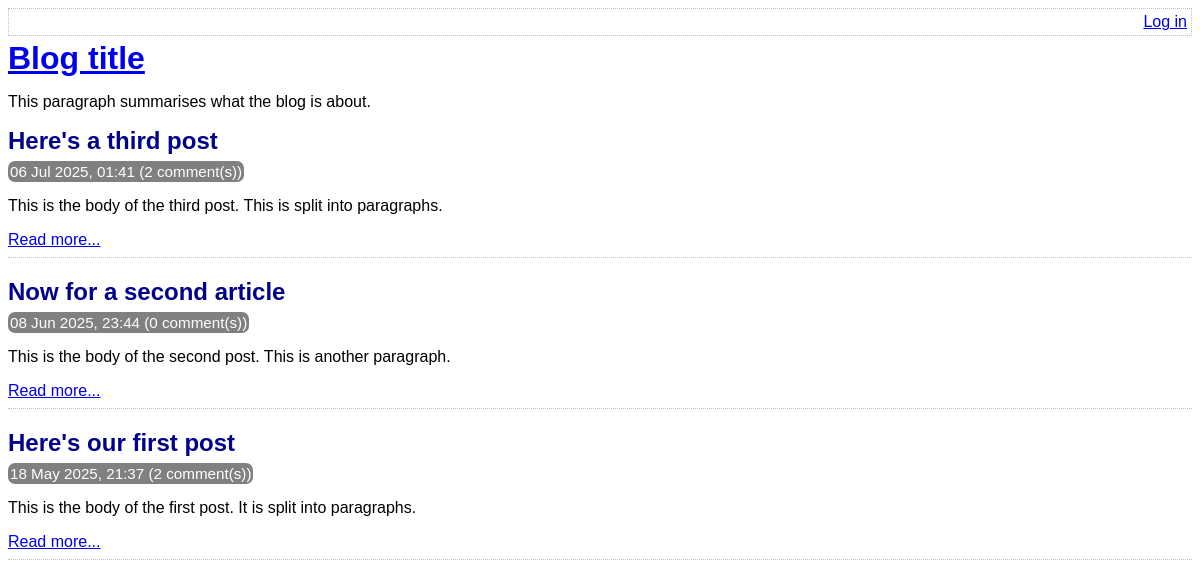
The app's page /, older data.
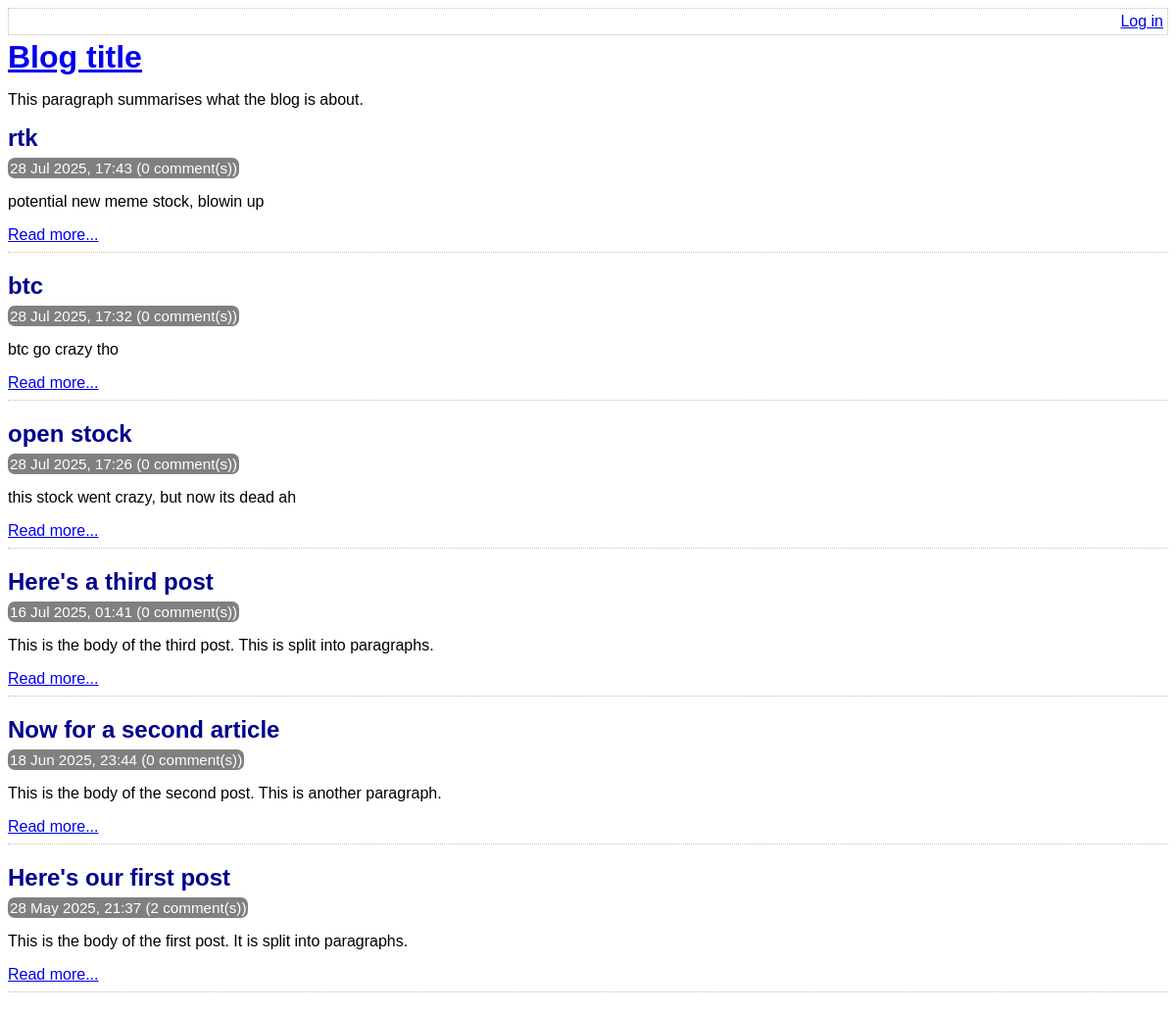
The same page, newer data.
### tables this page shows
CREATE TABLE post (
    id INTEGER PRIMARY KEY AUTOINCREMENT NOT NULL,
    title VARCHAR NOT NULL,
    body VARCHAR NOT NULL,
    user_id INTEGER NOT NULL,
    created_at TEXT NOT NULL,
    updated_at VARCHAR,
    FOREIGN KEY (user_id) REFERENCES user(id)
);

### lib/common.php (called while the page is built, shortened)
<?php
function htmlEscape($html) {
    return htmlspecialchars($html, ENT_HTML5, 'UTF-8');
}
function convertSqlDate($sqlDate) {
    $date = DateTime::createFromFormat('Y-m-d H:i:s', $sqlDate);
    return $date->format('d M Y, H:i');
}
function countCommentsForPost(PDO $pdo, $postId) {
    $sql = "
        SELECT
            COUNT(*) c
        FROM
            comment
        WHERE
            post_id = :post_id
    ";
    $stmt = $pdo->prepare($sql);
    $stmt->execute(
        array('post_id' => $postId, )
    );
    return (int) $stmt->fetchColumn();
}
function isLoggedIn() {
    return isset($_SESSION['logged_in_username']);
}
function getAllPosts(PDO $pdo) {
    $stmt = $pdo->query(
        'SELECT
            id, title, created_at, body
        FROM
            post
        ORDER BY
            created_at DESC'
    );
    return $stmt->fetchAll(PDO::FETCH_ASSOC);
}

### index.php (the view, shortened to what this page needs)
<?php
require_once 'lib/common.php';
$pdo = getPDO();
$posts = getAllPosts($pdo);
?>
<!DOCTYPE html>
<html>
    <head>
        <?php require 'templates/head.php' ?>
    </head>
    <body>
        <?php require 'templates/title.php' ?>
        <div class="post-list">
            <?php foreach ($posts as $post): ?>
                <div class="post-synopsis">
                    <h2>
                        <?php echo htmlEscape($post['title']) ?>
                    </h2>
                    <div class="meta">
                        <?php echo convertSqlDate($post['created_at']) ?>
                        (<?php echo countCommentsForPost($pdo, $post['id']) ?> comment(s))
                    </div>
                    <p>
                        <?php echo htmlEscape($post['body']) ?>
                    </p>
                    <div class="post-controls">
                        <a
                            href="view-post.php?post_id=<?php echo $post['id'] ?>"
                        >Read more...</a>
                    </div>
                </div>
            <?php endforeach ?>
        </div>
    </body>
</html>

### templates/head.php (shortened to what this page needs)
<link rel="stylesheet" type="text/css" href="assets/main.css" />

### templates/top-menu.php
<div class="top-menu">
    <div class="menu-options">
        <?php if (isLoggedIn()): ?>
            <a href="list-posts.php">All posts</a>
            |
            <a href="edit-post.php">New post</a>
            |
            Hello <?php echo htmlEscape(getAuthUser()) ?>.
            <a href="logout.php">Log out</a>
        <?php else: ?>
            <a href="login.php">Log in</a>
        <?php endif ?>
    </div>
</div>

### templates/title.php
<?php require 'top-menu.php' ?>
<a href="index.php">
    <h1>Blog title</h1>
</a>
<p>This paragraph summarises what the blog is about.</p>

### assets/main.css (style rules this page uses)
.top-menu { border: 1px dotted silver; min-height: 18px; padding: 4px; margin-bottom: 4px; }
.menu-options { float: right; }
h1, h2, h3 { margin-top: 0; margin-bottom: 8px; }
body { font-family: sans-serif; }
.post-synopsis { padding-bottom: 8px; border-bottom: 1px dotted silver; margin-bottom: 20px; }
.post-synopsis h2, .post h2 { color: darkblue; }
.post .date, .post-synopsis .meta { color: white; background-color: grey; border-radius: 7px; padding: 2px; display: inline; font-size: 0.95em; }

Row changes from the older to the newer data that the page shows:
added post: title "rtk", created_at "28 Jul 2025, 17:43", id "0", body "potential new meme stock, blowin up"
added post: title "btc", created_at "28 Jul 2025, 17:32", id "0", body "btc go crazy tho"
added post: title "open stock", created_at "28 Jul 2025, 17:26", id "0", body "this stock went crazy, but now its dead ah"
changed post "Here's a third post": created_at "06 Jul 2025, 01:41" → "16 Jul 2025, 01:41"; id "2" → "0"
changed post "Now for a second article": created_at "08 Jun 2025, 23:44" → "18 Jun 2025, 23:44"
changed post "Here's our first post": created_at "18 May 2025, 21:37" → "28 May 2025, 21:37"
